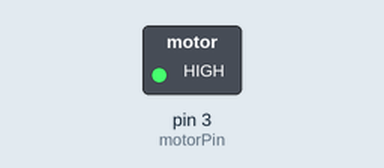
Bench run of a sketch on a simulated Arduino Uno, built with avr-gcc and run on an emulated ATmega328P. Parts: switched loads named in the sketch (green lamp = pin HIGH).

Above: at 0.1 s.
Timing chart, 0 to 1.6 s (numbered marks = the images above):
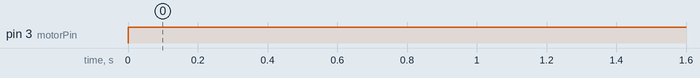

The sketch:

motorWithoutDriver.ino
```cpp
const int motorPin = 3;

int givenSpeed = 0;

void setup() {
  // put your setup code here, to run once:
  pinMode(motorPin, OUTPUT);
  Serial.begin(9600);
}

void loop() {
  // put your main code here, to run repeatedly:
//  if (Serial.available() > 0){
//    givenSpeed = Serial.read();
//    analogWrite(motorPin, givenSpeed);
//  }
  analogWrite(motorPin, 255);
//  delay(1);
}
```

Measured:
- by itself, pin 3 (motorPin): LOW → HIGH at 0.00 s
